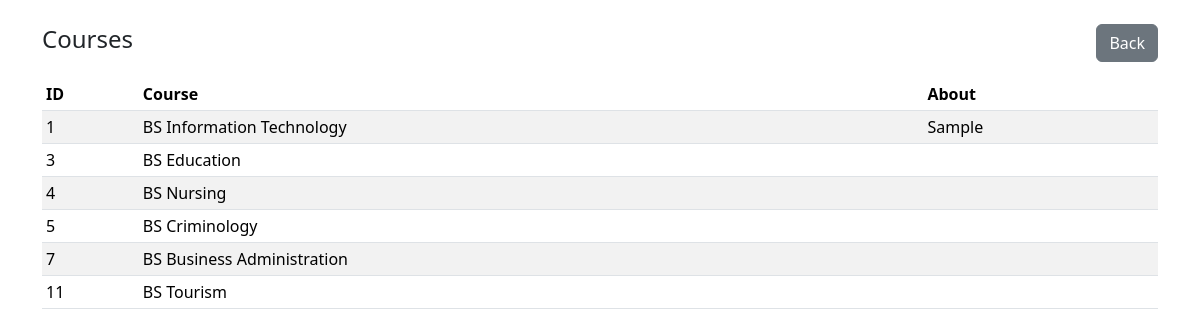
The app's page /courses/index.php (signed in) with its own data.
### tables this page shows
CREATE TABLE `courses` (
  `id` int(30) NOT NULL,
  `course` varchar(200) NOT NULL,
  `about` text DEFAULT NULL,
  `image` varchar(255) DEFAULT NULL
);

### inc/config.php (called while the page is built, shortened)
<?php
function e(string $s): string { return htmlspecialchars($s, ENT_QUOTES, 'UTF-8'); }

### courses/index.php (the view, shortened to what this page needs)
<?php
require_once __DIR__ . '/../inc/config.php';
$pdo = get_pdo();
$courses = $pdo->query('SELECT id, course, about FROM courses ORDER BY id')->fetchAll();
?>
<!doctype html>
<html lang="en">
<head>
  <link rel="stylesheet" href="https://cdn.jsdelivr.net/npm/bootstrap@5.3.3/dist/css/bootstrap.min.css">
</head>
<body>
  <div class="container py-4">
    <div class="d-flex justify-content-between align-items-center mb-3">
      <h1 class="h4">Courses</h1>
      <a class="btn btn-secondary" href="/scratch/index.php">Back</a>
    </div>
    <table class="table table-sm table-striped">
      <thead><tr><th>ID</th><th>Course</th><th>About</th></tr></thead>
      <tbody>
      <?php foreach ($courses as $c): ?>
        <tr>
          <td><?php echo (int)$c['id']; ?></td>
          <td><?php echo e($c['course']); ?></td>
          <td><?php echo e((string)$c['about']); ?></td>
        </tr>
      <?php endforeach; ?>
      </tbody>
    </table>
  </div>
</body>
</html>

### records on screen
courses: id "1", course "BS Information Technology", about "Sample"
courses: id "3", course "BS Education"
courses: id "4", course "BS Nursing"
courses: id "5", course "BS Criminology"
courses: id "7", course "BS Business Administration"
courses: id "11", course "BS Tourism"
